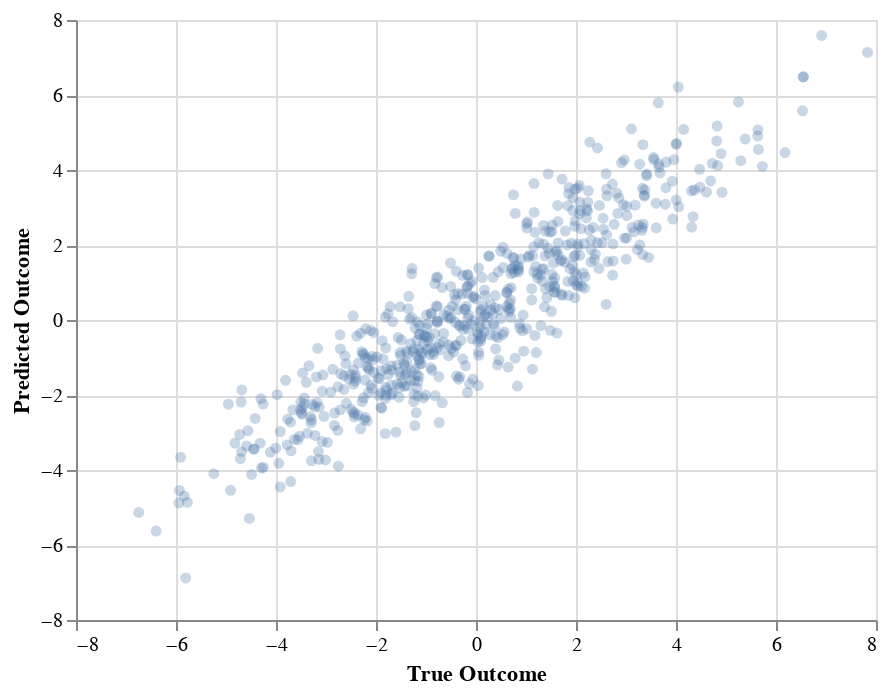

Notebook cell for this chart:
### Code cell
df = pd.DataFrame({
    'Predicted Outcome': y_test_pred[:, 0],
    'True Outcome': y_test
})
alt.Chart(df).mark_point(filled=True, opacity=0.3).encode(
    alt.X('True Outcome:Q'),
    alt.Y('Predicted Outcome:Q')
)

### Figure 1 — Vega-Lite specification as saved in the notebook (floating-point values rounded to 4 significant figures; data arrays with more than 128 entries replaced by an {"elided": "..."} marker saying what was removed)
{"$schema": "https://vega.github.io/schema/vega-lite/v3.4.0.json", "config": {"mark": {"tooltip": null}, "view": {"height": 300, "width": 400}}, "data": {"name": "data-df8f53dc9af53f2005a4791e5d0d7eff"}, "datasets": {"data-df8f53dc9af53f2005a4791e5d0d7eff": {"elided": "600 records"}}, "encoding": {"x": {"field": "True Outcome", "type": "quantitative"}, "y": {"field": "Predicted Outcome", "type": "quantitative"}}, "mark": {"filled": true, "opacity": 0.3, "type": "point"}}
